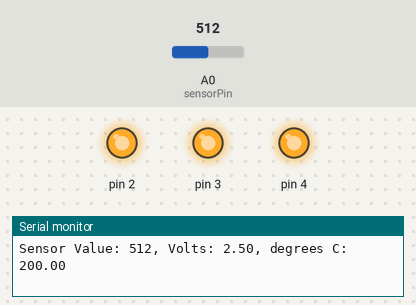
Simulated run of this sketch. Board: Arduino Uno, built with avr-gcc and run on an emulated ATmega328P. On the bench: output pins drawn as LEDs (lit = HIGH), the last lines printed to the serial monitor. The inputs (shaded band) are chosen by the test bench; at power-on: A0 (sensorPin) = 512.

Above: at 1.2 s.
1.3 s: A0 (sensorPin) set to 176
4.3 s: A0 (sensorPin) set to 165
At 5.3 s:
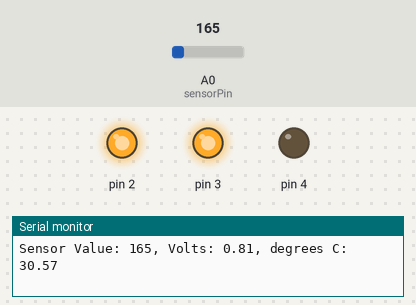
5.8 s: A0 (sensorPin) set to 122
At 6.7 s:
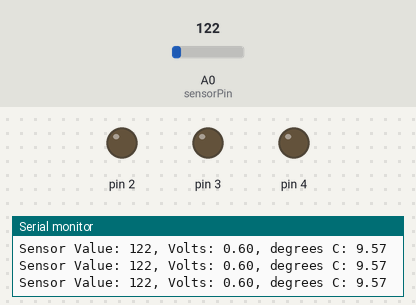
7.3 s: A0 (sensorPin) set to 1023
At 8.3 s:
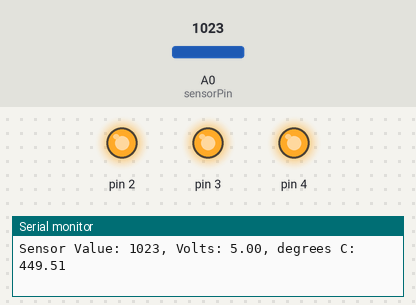
8.8 s: A0 (sensorPin) set to 0
At 9.9 s:
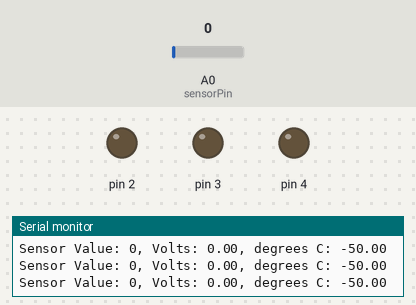
Timing chart, 0 to 11.3 s (numbered marks = the images above; inputs shaded):
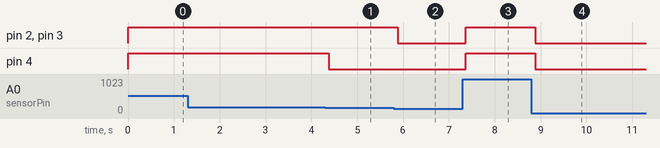

Measured:
- the behaviour switches between 166 and 165 on A0 (sensorPin) (found by bisection; images 0 and 1)
- after the input at 4.3 s, pin 4: HIGH → LOW after 0.08 s
- after the input at 5.8 s, pin 2, pin 3: HIGH → LOW after 0.09 s
- after the input at 7.3 s, pin 2–4: LOW → HIGH after 0.07 s
- after the input at 8.8 s, pin 2–4: HIGH → LOW after 0.08 s

The sketch:

love-o-meter.ino
```cpp
const int sensorPin = 0;
const float baselineTemp = 25.0;

void setup() {
  Serial.begin(9600); // open a serial port between the Arduino and the computer

  for(int pinNumber = 2; pinNumber<5; pinNumber++){ //put all pins 2-4 to OUTPUT mode and LOW
    pinMode(pinNumber, OUTPUT);
    digitalWrite(pinNumber, LOW);
   }
}

void loop() {
  // put your main code here, to run repeatedly:
  int sensorVal = analogRead(sensorPin);

  Serial.print("Sensor Value: ");
  Serial.print(sensorVal);

  float voltage = (sensorVal/1024.0) * 5.0;
  Serial.print(", Volts: ");
  Serial.print(voltage);

  Serial.print(", degrees C: ");
  // convert the voltage to temperature in degrees
  float temperature = (voltage - .5) *100;
  Serial.println(temperature);

  if(temperature < baselineTemp){
      digitalWrite(2, LOW);
      digitalWrite(3, LOW);
      digitalWrite(4, LOW);
  } else if (temperature >= baselineTemp+2 && temperature < baselineTemp+6){
      digitalWrite(2, HIGH);
      digitalWrite(3, HIGH);
      digitalWrite(4, LOW);
    } else if (temperature >= baselineTemp+6){
      digitalWrite(2, HIGH);
      digitalWrite(3, HIGH);
      digitalWrite(4, HIGH);
    }

    delay(1);
}
```
